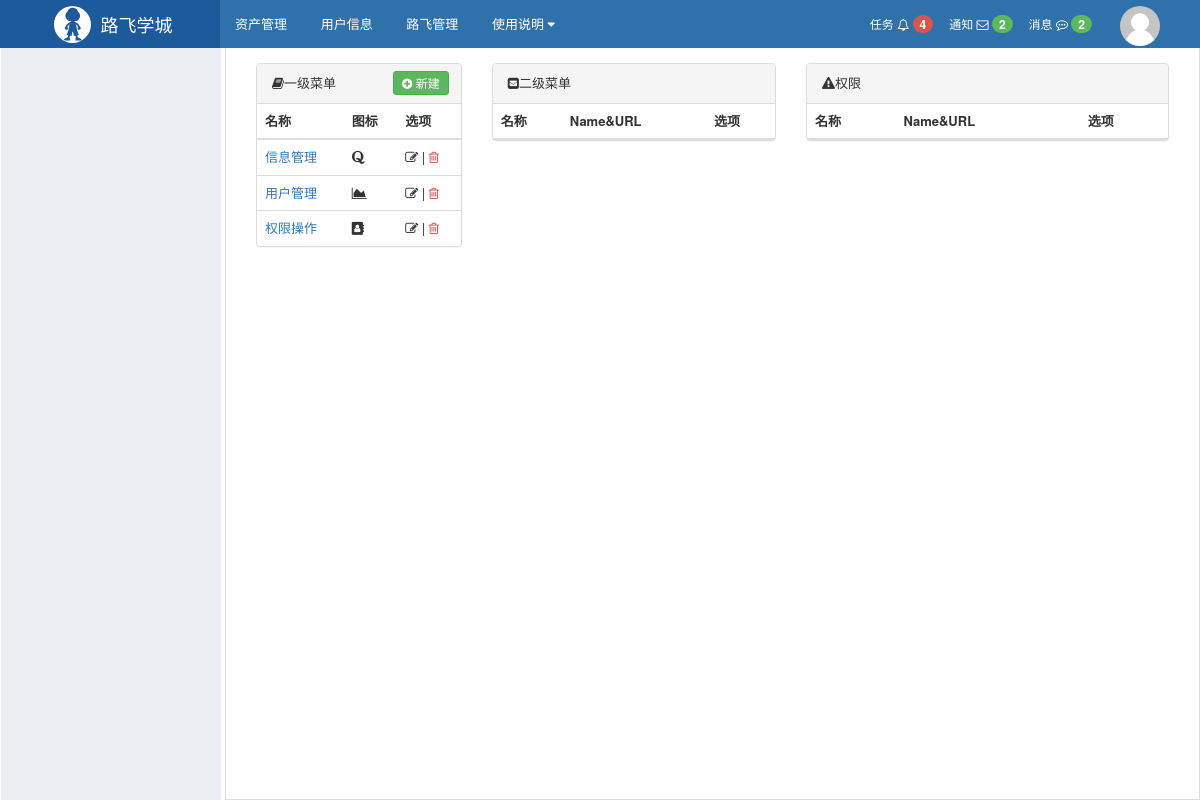
Before: /rbac/menu/list/?mid=10 with the older database file.
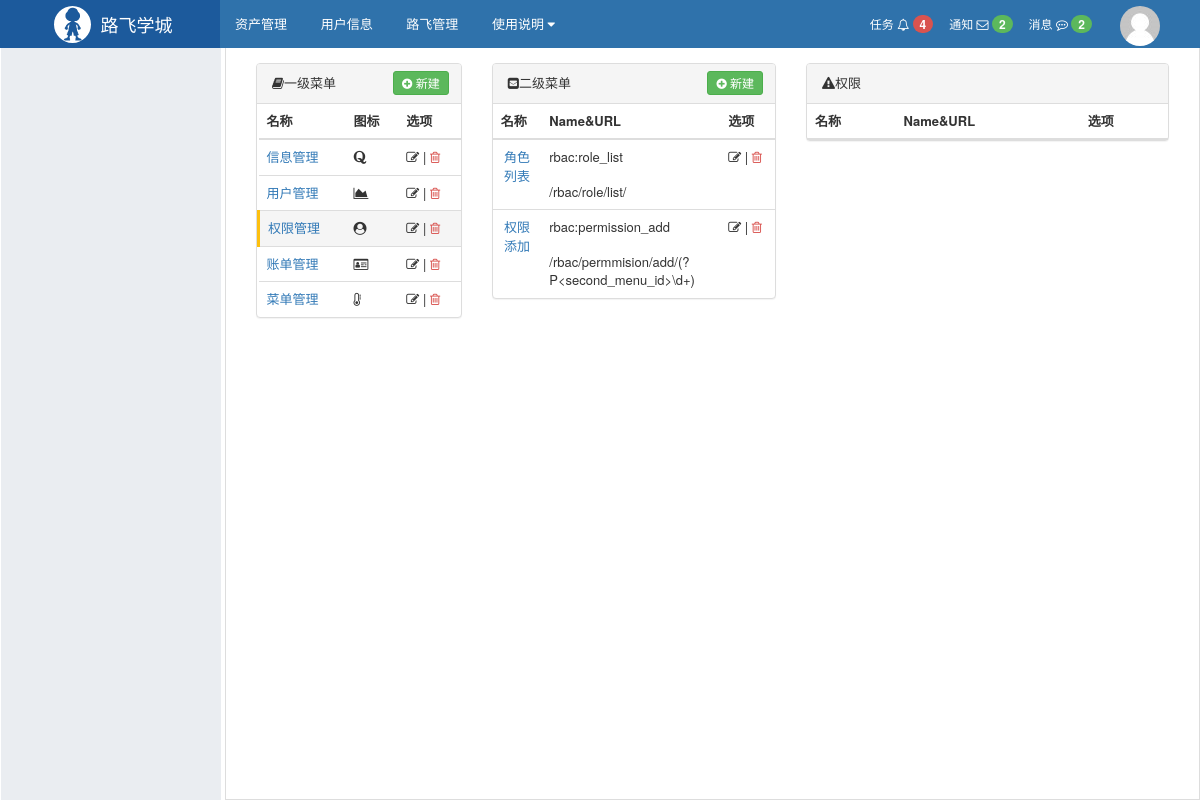
After: the same page with the newer database file.
### rbac/models.py (models this page shows, shortened)
class Menu(models.Model):
    title = models.CharField(max_length=32, verbose_name='一级菜单名称')
    icon = models.CharField(max_length=64, verbose_name='图标')

class Permission(models.Model):
    title = models.CharField(max_length=32, verbose_name='标题')
    url = models.CharField(max_length=128, verbose_name='含正则的URL')
    name = models.CharField(max_length=32, verbose_name='URL的别名', unique=True)
    icon = models.CharField(max_length=64, verbose_name='图标', null=True, blank=True)
    menu = models.ForeignKey(to='Menu', verbose_name='所属的一级菜单', on_delete=models.CASCADE, null=True,
                             help_text='null表示不是菜单，否则代表二级菜单')
    pid = models.ForeignKey(to='Permission', related_name='parents', verbose_name='关联的权限', help_text='该权限不是菜单，关联一个权限',
                            null=True, on_delete=models.CASCADE)

### rbac/views/menu.py (the view)
def menu_list(request):
    menu_queryset = Menu.objects.all()
    menu_id = request.GET.get('mid')
    is_exist = Menu.objects.filter(id=menu_id).exists()
    if not is_exist:
        menu_id = None
    second_menu_id = request.GET.get('sid')
    is_exist = Permission.objects.filter(id=second_menu_id).exists()
    if not is_exist:
        second_menu_id = None
    if menu_id:
        second_menus = Permission.objects.filter(menu_id=menu_id)
    else:
        second_menus = []
    if second_menu_id:
        permissions = Permission.objects.filter(pid=second_menu_id)
    else:
        permissions = []
    return render(request, 'rbac/menu_list.html', {
        "menu_queryset": menu_queryset,
        'menu_id': menu_id,
        "second_menus": second_menus,
        "second_menu_id": second_menu_id,
        "permissions": permissions,
    })

### rbac/service/urls.py (called while the page is built)
def memory_url(request, name, *args, **kwargs):
    base_url = reverse(name, args=args, kwargs=kwargs)
    if not request.GET:
        return base_url
    query_dict = QueryDict(mutable=True)
    query_dict['_filter'] = request.GET.urlencode()
    return "%s?%s" % (base_url, query_dict.urlencode())

### rbac/templatetags/rbac.py (called while the page is built)
@register.simple_tag
def memory_url(request, name, *args, **kwargs):
    return urls.memory_url(request, name, *args, **kwargs)

### rbac/templates/rbac/menu_list.html (shortened to what this page needs)
{% extends 'layout.html' %}
{% load rbac %}
{% block content %}
<div class="luffy-container">
    <div class="col-md-3">
        <div class="panel panel-default">
            <div class="panel-heading">
                <i class="fa fa-book" aria-hidden="true"></i>一级菜单
                <a href="{% memory_url request 'rbac:menu_add' %}" class="right btn btn-success btn-xs"
                   style="padding: 2px 8px; margin: -3px">
                    <i class="fa fa-plus-circle" aria-hidden="true"></i>
                    新建
                </a>
            </div>
            <table class="table">
                <thead>
                <tr>
                    <th>名称</th>
                    <th>图标</th>
                    <th>选项</th>
                </tr>
                </thead>
                <tbody>
                {% for filed in menu_queryset %}
                <tr class="{% if menu_id == filed.id|safe %}active{% endif %}">
                    <td><a href="?mid={{ filed.id }}">{{ filed.title}}</a></td>
                    <td><i class="{{ filed.icon }}"></i></td>
                    <td>
                        <a style="color: #333333;" href="{% memory_url request 'rbac:menu_edit' pk=filed.id %}">
                            <i class="fa fa-edit" aria-hidden="true"></i></a>
                        |
                        <a style="color: #d9534f;" href="{% memory_url request 'rbac:menu_del' pk=filed.id %}">
                            <i class="fa fa-trash-o"></i></a>
                    </td>
                </tr>
                {% endfor %}
                </tbody>
            </table>
        </div>
    </div>
    <div class="col-md-4">
        <div class="panel panel-default">
            <div class="panel-heading">
                <i class="fa fa-envelope-square" aria-hidden="true"></i>二级菜单
                {% if menu_id %}
                <a href="{% memory_url request 'rbac:second_menu_add' menu_id=menu_id %}"
                   class="right btn btn-success btn-xs"
                   style="padding: 2px 8px; margin: -3px">
                    <i class="fa fa-plus-circle" aria-hidden="true"></i>
                    新建
                </a>
                {% endif %}
            </div>
            <table class="table">
                <thead>
                <tr>
                    <th>名称</th>
                    <th>Name&URL</th>
                    <th>选项</th>
                </tr>
                </thead>
                <tbody>
                {% for filed in second_menus %}
                <tr class="{% if second_menu_id == filed.id|safe %}active{% endif %}">
                    <td rowspan="2" style="text-align: center"><a href="?mid={{ menu_id }}&sid={{ filed.id }}">
                        {{ filed.title}}</a></td>
                    <td>{{ filed.name }}</td>
                    <td>
                        <a style="color: #333333;" href="{% memory_url request 'rbac:second_menu_edit' pk=filed.id %}">
                            <i class="fa fa-edit" aria-hidden="true"></i></a>
                        |
                        <a style="color: #d9534f;" href="{% memory_url request 'rbac:second_menu_del' pk=filed.id %}">
                            <i class="fa fa-trash-o"></i></a>
                    </td>
                </tr>
                <tr class="{% if second_menu_id == filed.id|safe %}active{% endif %}">
                    <td colspan="2" style="border-top: none">{{ filed.url }}</td>
                </tr>
                {% endfor %}
                </tbody>
            </table>
        </div>
    </div>
    <div class="col-md-5">
        <div class="panel panel-default">
            <div class="panel-heading">
                <i class="fa fa-exclamation-triangle" aria-hidden="true"></i>权限
            </div>
            <table class="table">
                <thead>
                <tr>
                    <th>名称</th>
                    <th>Name&URL</th>
                    <th>选项</th>
                </tr>
                </thead>
            </table>
        </div>
    </div>
</div>
{% endblock %}

### web/templates/layout.html (shortened to what this page needs)
{% load static %}
{% load rbac %}
<!DOCTYPE html>
<html lang="en">
<head>
    <link rel="stylesheet" href="{% static 'plugins/bootstrap/css/bootstrap.css' %} "/>
    <link rel="stylesheet" href="{% static 'plugins/font-awesome/css/font-awesome.css' %} "/>
    <link rel="stylesheet" href="{% static 'css/commons.css' %} "/>
    <link rel="stylesheet" href="{% static 'css/nav.css' %} "/>
    <link rel="stylesheet" href="{% static 'rbac/css/rbac.css' %} "/>
</head>
<body>
<div class="pg-header">
    <div class="nav">
        <div class="logo-area left">
            <a href="#">
                <img class="logo" src="{% static 'imgs/logo.svg' %}">
                <span style="font-size: 18px;">路飞学城 </span>
            </a>
        </div>
        <div class="left-menu left">
            <a class="menu-item">资产管理</a>
            <a class="menu-item">用户信息</a>
            <a class="menu-item">路飞管理</a>
            <div class="menu-item">
                <span>使用说明</span>
                <i class="fa fa-caret-down" aria-hidden="true"></i>
            </div>
        </div>
        <div class="right-menu right clearfix">
            <div class="user-info right">
                <a href="#" class="avatar">
                    <img class="img-circle" src="{% static 'imgs/default.png' %}">
                </a>
            </div>
            <a class="user-menu right">
                消息
                <i class="fa fa-commenting-o" aria-hidden="true"></i>
                <span class="badge bg-success">2</span>
            </a>
            <a class="user-menu right">
                通知
                <i class="fa fa-envelope-o" aria-hidden="true"></i>
                <span class="badge bg-success">2</span>
            </a>
            <a class="user-menu right">
                任务
                <i class="fa fa-bell-o" aria-hidden="true"></i>
                <span class="badge bg-danger">4</span>
            </a>
        </div>
    </div>
</div>
<div class="pg-body">
    <div class="left-menu">
    </div>
    <div class="right-body">
        {% block content %} {% endblock %}
    </div>
</div>
</body>
</html>

### web/static/css/commons.css (style rules this page uses)
body { margin: 0; }
img { border: 0; }
.left { float: left; }
.right { float: right; }
.clearfix:after { clear: both; display: block; visibility: hidden; height: 0; }
.bg-danger { background-color: #d9534f !important; color: #ffffff; }
.bg-success { background-color: #5cb85c !important; color: #ffffff; }
.badge { display: inline-block; min-width: 10px; padding: 3px 7px; font-size: 12px; font-weight: bold; line-height: 1; color: #fff; text-align: center; white-space: nowrap; vertical-align: baseline; background-color: #777; border-radius: 10px; }
.img-circle { border-radius: 50%; }

### web/static/css/nav.css (style rules this page uses)
.nav { min-width: 980px; height: 48px; background-color: #2F72AB; color: #ffffff; line-height: 48px; overflow: visible; font-size: 12px; }
.nav .logo-area { width: 220px; overflow: hidden; height: 48px; text-align: center; background-color: #1c5a9c; }
.nav .logo-area > a { color: #ffffff; text-decoration: none; display: inline-block; }
.nav .logo-area .logo { height: 37px; width: 37px; float: left; margin: 6px; margin-right: 10px; }
.nav .left-menu { font-size: 13px; }
.nav .left-menu .menu-item { display: inline-block; padding: 0 15px; cursor: pointer; position: relative; color: white; text-decoration: none; }
.nav .right-menu .user-menu { padding: 0 8px; cursor: pointer; color: white; text-decoration: none; }
.nav .right-menu .user-info { padding: 0 30px 0 10px; height: 48px; position: relative; }
.nav .right-menu .user-info .avatar { display: inline-block; padding: 0 10px; height: 48px; }

Changed rows visible on the page:
removed Menu: title "权限操作"
added Menu: title "权限管理"
added Menu: title "账单管理"
added Menu: title "菜单管理"
added Permission: title "角色列表", name "rbac:role_list", url "/rbac/role/list/"
added Permission: title "权限添加", name "rbac:permission_add", url "/rbac/permmision/add/(?P<second_menu_id>\\d+)"
Other visible differences:
text now shown: "新建"
